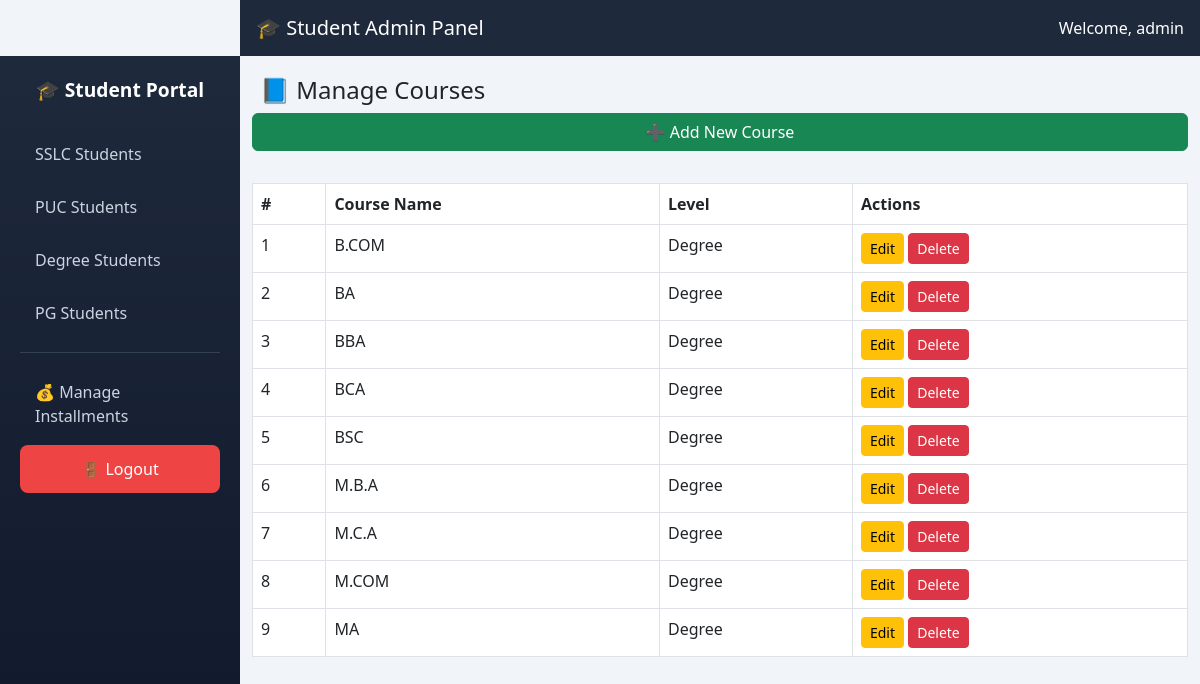
/courses/manage_courses.php (signed in), run on the app's committed database.
### tables this page shows
CREATE TABLE IF NOT EXISTS courses (
  id INT AUTO_INCREMENT PRIMARY KEY,
  course_name VARCHAR(100) NOT NULL,
  level VARCHAR(20) DEFAULT ''
);

### includes/functions.php (called while the page is built, shortened)
<?php
function e($v) {
    return htmlspecialchars((string)($v ?? ''), ENT_QUOTES, 'UTF-8');
}

### courses/manage_courses.php (the view, shortened to what this page needs)
<?php
require_once __DIR__ . '/../includes/functions.php';
include __DIR__ . '/../includes/header.php';
include __DIR__ . '/../includes/sidebar.php';
$result = $conn->query("SELECT * FROM courses ORDER BY course_name ASC");
?>
<div class="main-content">
<h4>📘 Manage Courses</h4>
<form method="GET" class="row g-3 mb-4">
<a href="add_course.php" class="btn btn-success mb-3">➕ Add New Course</a>
<table class="table table-bordered">
<thead>
<tr>
    <th>#</th>
    <th>Course Name</th>
    <th>Level</th>
    <th>Actions</th>
</tr>
</thead>
<tbody>
<?php $i = 1; while ($row = $result->fetch_assoc()): ?>
<tr>
    <td><?= $i++ ?></td>
    <td><?= e($row['course_name']) ?></td>
    <td><?= e($row['level']) ?></td>
    <td>
        <a href="edit_course.php?id=<?= $row['id'] ?>" class="btn btn-warning btn-sm">Edit</a>
        <a href="?delete=<?= $row['id'] ?>" class="btn btn-danger btn-sm" onclick="return confirm('Are you sure to delete this course?')">Delete</a>
    </td>
</tr>
<?php endwhile; ?>
</tbody>
</table>
</form></div>
<?php include __DIR__ . '/../includes/footer.php'; ?>

### includes/header.php (shortened to what this page needs)
<?php
require_once __DIR__ . '/functions.php';
?>
<!DOCTYPE html>
<html>
<head>
    <link href="https://cdn.jsdelivr.net/npm/bootstrap@5.3.0/dist/css/bootstrap.min.css" rel="stylesheet">
</head>
<body>
<nav class="navbar navbar-dark px-3">
    <span class="navbar-brand">🎓 Student Admin Panel</span>
    <span class="text-white">Welcome, <?= e($_SESSION['admin']) ?></span>
</nav>

### includes/sidebar.php (shortened to what this page needs)
<?php
$__tab  = $_GET['tab'] ?? '';
$__path = $_SERVER['PHP_SELF'];
$__cur  = function ($t) use ($__tab, $__path) {
    if (strpos($__path, '/' . $t . '/') !== false) return 'active';
    return ($__tab === $t || ($__tab === '' && $t === 'sslc' && basename($__path) === 'dashboard.php')) ? 'active' : '';
};
$__in = function ($dir) use ($__path) { return strpos($__path, '/' . $dir . '/') !== false ? 'active' : ''; };
?>
<div class="sidebar">
    <div class="logo">
        🎓 Student Portal
    </div>
    <a href="<?= BASE_URL ?>/dashboard.php?tab=sslc" class="<?= $__cur('sslc') ?>">SSLC Students</a>
    <a href="<?= BASE_URL ?>/dashboard.php?tab=puc" class="<?= $__cur('puc') ?>">PUC Students</a>
    <a href="<?= BASE_URL ?>/dashboard.php?tab=degree" class="<?= $__cur('degree') ?>">Degree Students</a>
    <a href="<?= BASE_URL ?>/dashboard.php?tab=pg" class="<?= $__cur('pg') ?>">PG Students</a>
    <div class="divider"></div>
    <a href="<?= BASE_URL ?>/installments/manage_installments.php" class="<?= $__in('installments') ?>">💰 Manage Installments</a>
    <a href="<?= BASE_URL ?>/logout.php" class="logout">🚪 Logout</a>
</div>

### includes/footer.php (shortened to what this page needs)
</body>
</html>

### includes/header.php (style rules this page uses)
body { margin:0; background:#f1f5f9; font-family: 'Segoe UI', sans-serif; }
.sidebar { width:240px; height:100vh; position:fixed; background:linear-gradient(180deg,#1e293b,#0f172a); color:white; padding:20px 10px; }
.logo { text-align:center; margin-bottom:20px; font-weight:bold; }
.sidebar a { display:block; color:#cbd5e1; padding:12px 15px; margin:5px 10px; border-radius:8px; text-decoration:none; transition:0.3s; }
.divider { height:1px; background:#334155; margin:15px 10px; }
.logout { background:#ef4444; color:white !important; text-align:center; }
.main-content { margin-left:240px; padding:20px; }
.navbar { margin-left:240px; background:#1e293b !important; }

### includes/sidebar.php (style rules this page uses)
.sidebar { width: 240px; height: 100vh; position: fixed; background: linear-gradient(180deg,#1e293b,#0f172a); color: white; padding: 20px 10px; font-family: 'Segoe UI', sans-serif; }
.logo { text-align: center; margin-bottom: 25px; font-weight: bold; font-size: 1.2rem; }
.sidebar a { display: block; color: #cbd5e1; padding: 12px 15px; margin: 5px 10px; border-radius: 8px; text-decoration: none; transition: 0.3s; }
.divider { height: 1px; background: #334155; margin: 15px 10px; }
.logout { background: #ef4444 !important; color: white !important; text-align: center; }

### data on the page
courses: course_name "B.COM", level "Degree"
courses: course_name "BA", level "Degree"
courses: course_name "BBA", level "Degree"
courses: course_name "BCA", level "Degree"
courses: course_name "BSC", level "Degree"
courses: course_name "M.B.A", level "Degree"
courses: course_name "M.C.A", level "Degree"
courses: course_name "M.COM", level "Degree"
courses: course_name "MA", level "Degree"

### other printed values
$_SESSION['admin'] "admin"
